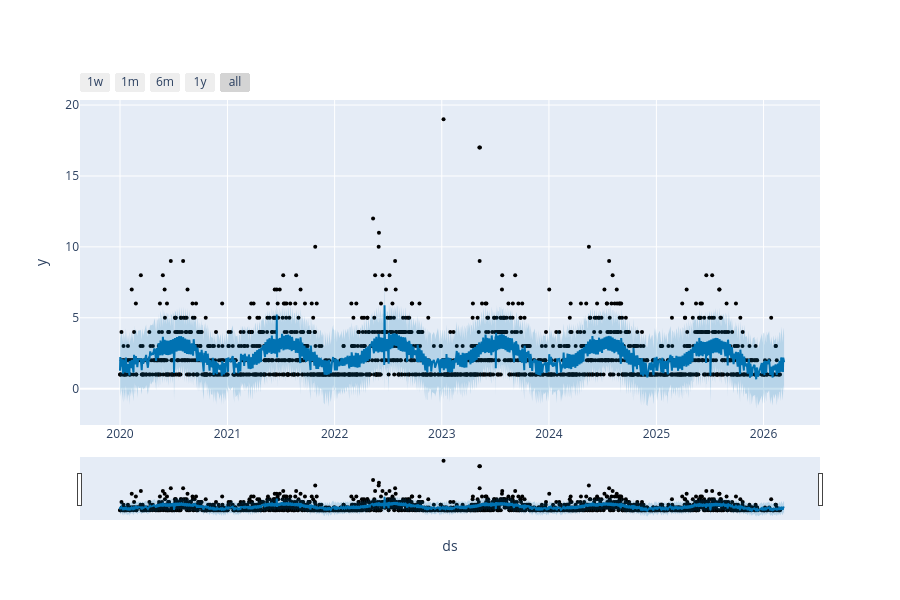
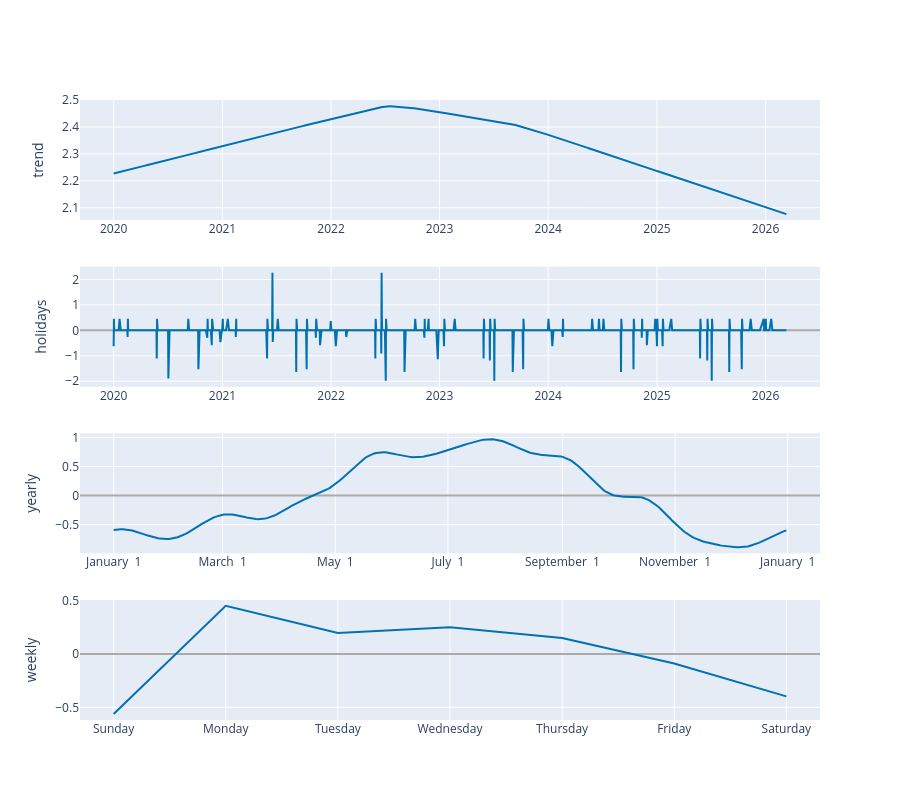

Notebook code cell kept with these figures, in order:
### Markdown cell above
## Plots and Evaluation of the Model

### Code cell
fig1 = plot_plotly(m, forecast)
fig1.show()

fig2 = plot_components_plotly(m, forecast)
fig2.show()

### Figure 1 — Plotly figure (JSON) as saved in the notebook; plotly's stock layout.template omitted (floating-point values rounded to 4 significant figures; data arrays with more than 128 entries replaced by an {"elided": "..."} marker saying what was removed)
{"data": [{"marker": {"color": "black", "size": 4}, "mode": "markers", "name": "Actual", "type": "scatter", "x": {"elided": "1633 str values"}, "y": {"elided": "1633 int values"}}, {"hoverinfo": "skip", "line": {"width": 0}, "mode": "lines", "type": "scatter", "x": {"elided": "1647 str values"}, "y": {"elided": "1647 float values"}}, {"fill": "tonexty", "fillcolor": "rgba(0, 114, 178, 0.2)", "line": {"color": "#0072B2", "width": 2}, "mode": "lines", "name": "Predicted", "type": "scatter", "x": {"elided": "1647 str values"}, "y": {"elided": "1647 float values"}}, {"fill": "tonexty", "fillcolor": "rgba(0, 114, 178, 0.2)", "hoverinfo": "skip", "line": {"width": 0}, "mode": "lines", "type": "scatter", "x": {"elided": "1647 str values"}, "y": {"elided": "1647 float values"}}], "layout": {"height": 600, "showlegend": false, "width": 900, "xaxis": {"rangeselector": {"buttons": [{"count": 7, "label": "1w", "step": "day", "stepmode": "backward"}, {"count": 1, "label": "1m", "step": "month", "stepmode": "backward"}, {"count": 6, "label": "6m", "step": "month", "stepmode": "backward"}, {"count": 1, "label": "1y", "step": "year", "stepmode": "backward"}, {"step": "all"}]}, "rangeslider": {"visible": true}, "title": {"text": "ds"}, "type": "date"}, "yaxis": {"title": {"text": "y"}}}}

### Figure 2 — Plotly figure (JSON) as saved in the notebook; plotly's stock layout.template omitted (floating-point values rounded to 4 significant figures; data arrays with more than 128 entries replaced by an {"elided": "..."} marker saying what was removed)
{"data": [{"line": {"color": "#0072B2", "width": 2}, "mode": "lines", "name": "trend", "type": "scatter", "x": {"elided": "1647 str values"}, "xaxis": "x", "y": {"elided": "1647 float values"}, "yaxis": "y"}, {"line": {"color": "#0072B2", "width": 2}, "mode": "lines", "name": "holidays", "text": {"elided": "1647 str values"}, "type": "scatter", "x": {"elided": "1647 str values"}, "xaxis": "x2", "y": {"elided": "1647 float values"}, "yaxis": "y2"}, {"line": {"color": "#0072B2", "width": 2}, "mode": "lines", "name": "yearly", "type": "scatter", "x": {"elided": "365 str values"}, "xaxis": "x3", "y": {"elided": "365 float values"}, "yaxis": "y3"}, {"line": {"color": "#0072B2", "width": 2}, "mode": "lines", "name": "weekly", "type": "scatter", "x": ["2017-01-01T00:00:00", "2017-01-02T00:00:00", "2017-01-03T00:00:00", "2017-01-04T00:00:00", "2017-01-05T00:00:00", "2017-01-06T00:00:00", "2017-01-07T00:00:00"], "xaxis": "x4", "y": [-0.5626, 0.4512, 0.1972, 0.2514, 0.1497, -0.08919, -0.3977], "yaxis": "y4"}], "layout": {"height": 800, "showlegend": false, "width": 900, "xaxis": {"anchor": "y", "domain": [0, 1], "range": ["2019-09-09T21:36:00", "2026-07-03T02:24:00"], "type": "date"}, "xaxis2": {"anchor": "y2", "domain": [0, 1], "range": ["2019-09-09T21:36:00", "2026-07-03T02:24:00"], "type": "date"}, "xaxis3": {"anchor": "y3", "domain": [0, 1], "range": ["2016-12-13T18:54:02.958904115", "2018-01-18T11:04:57.863013581"], "tickformat": "%B %e", "type": "date"}, "xaxis4": {"anchor": "y4", "domain": [0, 1], "range": ["2016-12-31T16:48:00", "2017-01-07T07:12:00"], "tickformat": "%A", "type": "date"}, "yaxis": {"anchor": "x", "domain": [0.8063, 1], "rangemode": "normal", "title": {"text": "trend"}, "zerolinecolor": "#AAA"}, "yaxis2": {"anchor": "x2", "domain": [0.5375, 0.7312], "rangemode": "tozero", "title": {"text": "holidays"}, "zerolinecolor": "#AAA"}, "yaxis3": {"anchor": "x3", "domain": [0.2687, 0.4625], "title": {"text": "yearly"}, "zerolinecolor": "#AAA"}, "yaxis4": {"anchor": "x4", "domain": [0, 0.1938], "title": {"text": "weekly"}, "zerolinecolor": "#AAA"}}}
